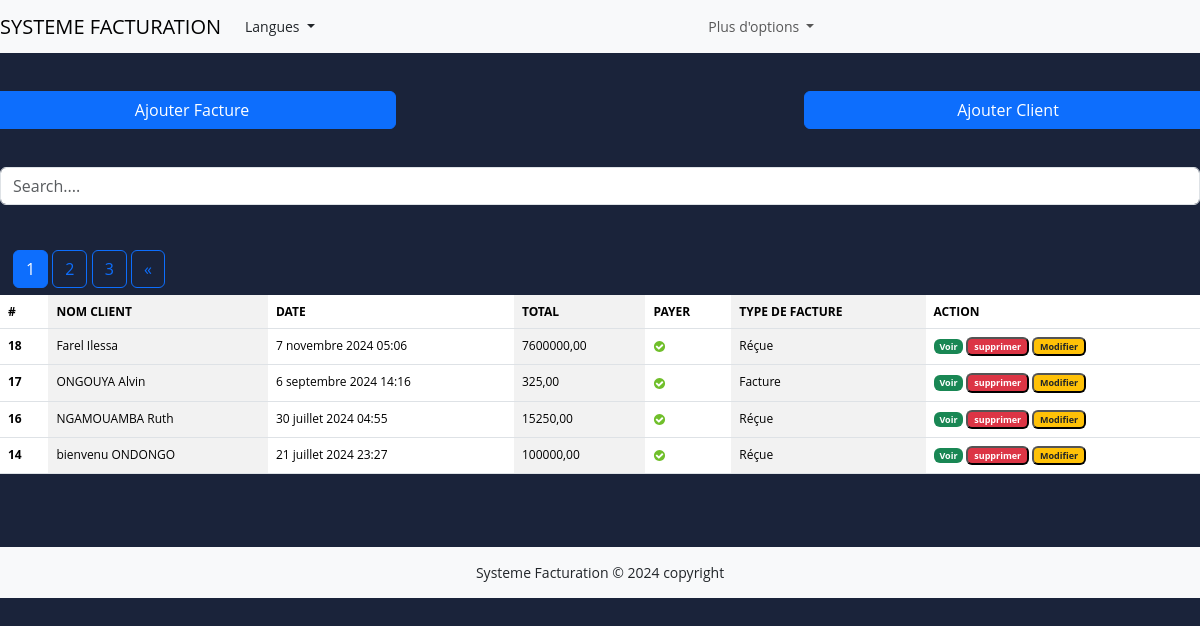
The page / on the database its author committed.
### facture/models.py (models this page shows, shortened)
class facture(models.Model):
    client = models.ForeignKey(client, on_delete=models.PROTECT)
    Administrateur =models.ForeignKey(User, on_delete=models.PROTECT)
    date_creation= models.DateTimeField(auto_now_add=True)
    total = models.DecimalField(max_digits=500,decimal_places=2)
    payer = models.BooleanField(default =False)
    dernière_modification =models.DateTimeField(auto_now_add=True)
    type_facture =models.CharField(max_length=10, choices=type_facture)
    commentaire = models.TextField(null=True, blank=True)
    class Meta:
        verbose_name ="Facture"
        verbose_name_plural ="Factures"
    @property
    def get_total(self):
        articls = self.articles_set.all()
        total = sum(articl.get_total for articl in articls)
        return total

class client(models.Model):
    nom =models.CharField(max_length=100)
    Email = models.EmailField()
    phone = models.CharField(max_length =20)
    quartier = models.CharField(max_length=12)
    enregistré_par =models.ForeignKey(User, on_delete=models.PROTECT)
    sexe = models.CharField(max_length=1,choices=choix)
    age = models.CharField(max_length=10)
    adresse = models.CharField(max_length=30)
    date = models.DateTimeField(auto_now_add=True)
    class Meta:
        verbose_name ="client"
        verbose_name_plural ="clients"

class articles(models.Model):
    facture =models.ForeignKey(facture, on_delete=models.CASCADE)
    nom = models.CharField(max_length=32)
    prix_unitaire =models.DecimalField(max_digits=100000,decimal_places=2)
    quantité = models.IntegerField()
    total = models.DecimalField(max_digits=100000, decimal_places=2)
    class Meta :
        verbose_name = "Article"
        verbose_name_plural ="Articles"
    @property
    def get_total(self):
        total = self.quantité * self.prix_unitaire
        return total

### facture/views.py (the view, shortened to what this page needs)
# urls.py: path("",fac.as_view(), name ="homepage"),
class fac(View):
    template_name ="index.html"
    invoices =facture.objects.select_related('client','Administrateur').all().order_by('-date_creation')
    context ={
        "invoices":invoices
    }
    def get(self,request,*args,**kwargs):
        items = pagination(request,self.invoices)
        self.context['invoices'] = items
        return render(request,self.template_name,self.context)

### facture/utils.py (called while the page is built)
def pagination(request, invoices):
        default_page =1
        page = request.GET.get('page',default_page)
        items_per_page =4
        paginator=Paginator(invoices,items_per_page)
        try:
            element = paginator.page(page)
        except PageNotAnInteger:
            element = paginator.page(default_page)
        except EmptyPage:
            element = paginator.page(paginator.num_pages)
        return element

### facture/templates/index.html (shortened to what this page needs)
{% extends "base.html" %}
{% load static %}
{% block content %}
<br>
<div class="row">
   <a href="{% url 'nouveau_cl'%}" class="btn col-md-4 btn-primary">
      Ajouter Facture
   </a>
   <a href='#' class="col-md-4">
   </a>
   <a href="{% url 'nouveau_fac'%}" class="btn col-md-4 btn-primary">
      Ajouter Client
   </a>
</div>
<br> <br>
<div class="form-group ">
   <input id="search" class="form-control" type="text" placeholder="Search....">
</div>
<br><br>
<div>
   <table class="table table-striped-columns">
      <thead>
         <tr>
            <th scope="col">#</th>
            <th scope="col">NOM CLIENT</th>
            <th scope="col">DATE</th>
            <th scope="col">TOTAL</th>
            <th scope="col">PAYER</th>
            <th scope="col">TYPE DE FACTURE</th>
            <th scope="col">ACTION</th>
         </tr>
      </thead>
      <tbody id="myTable">
         {% if invoices %}
         {% for facture in invoices %}
         <tr>
            <th scope="row">{{ facture.pk }}</th>
            <td>{{facture.client.nom}}</td>
            <td>{{facture.date_creation}}</td>
            <td>{{ facture.get_total }}</td>
            <td>
               {% if facture.payer %}
               <img src="{% static 'facture/images/icon-yes.svg' %}" alt="True">
               {% else %}
               <img src="{% static 'facture/images/icon-no.svg' %}" alt="False">
               {% endif %}
            </td>
            <td>{{facture.get_type_facture_display}}</td>
            <td>
               <a href="{% url 'facture_pdf' pk=facture.pk%}" title="voire client" style="text-decoration: none;" class="badge text-white bg-success">Voir</a>
               <button id="btn-invoice-sup" type="button" data-bs-toggle="modal" data-bs-target="#Supprimer"
                  class="badge text-white bg-danger" title="Supprimer" data-id="{{ facture.pk }}"
                  data-customer="{{facture.client.nom}}">supprimer
               </button>
               <button id="btn-invoice-mod" type="button" data-bs-toggle="modal" title="Modifier" data-bs-target="#Modifier"
                  data-id="{{facture.id}}" data-customer="{{facture.client.nom}}"
                  class="badge text-dark bg-warning"> Modifier
               </button>
            </td>
         </tr>
         {% endfor %}
         {% if invoices.has_other_pages%}
         <div class="btn group" role="group" aria-label="item pagination">
            {% for page_number in invoices.paginator.page_range %}
            {% if invoices.number == page_number %}
            <button class="btn btn-outline-primary active">
               <span> {{page_number}}  </span>
            </button>
            {% else %}
            <a href="?page={{page_number}}" class="btn btn-outline-primary"> {{page_number}} </a>
            {% endif %}
            {% endfor %}
            {%if invoices.has_next%}
            <a href="?page={{invoices.next_page_number}}" class="btn btn-outline-primary">&laquo;</a>
            {%endif%}
         </div>
         {% endif%}
         {% else %}
         <p class="text-center text-white">Pas de Facture Disponible</p>
         {% endif %}
      </tbody>
   </table>
</div>
<br><br>
{% endblock content%}

### facture/templates/base.html (shortened to what this page needs)
<!DOCTYPE html>
{% load static %}
<html lang="en">
<head>
    <link rel="stylesheet" href="{% static 'facture/css/bootstrap.css'%}">
    <link rel="stylesheet" href="{% static 'facture/css/style.css'%}">
</head>
<body>
    <header>
      <nav class="navbar navbar-expand-lg navbar-light bg-light">
        <a class="navbar-brand" href="/">SYSTEME FACTURATION</a>
        <div class="collapse navbar-collapse" id="navbarSupportedContent">
          <ul class="navbar-nav mr-auto">
            <div class="nav-item dropdown">
              <a class="nav-link text-dark dropdown-toggle" href="#" id="navbarDropdown" role="button"
                data-bs-toggle="dropdown" aria-haspopup="true" aria-expanded="false">
                Langues
              </a>
            </div>
          </ul>
        </div>
        <div class="collapse navbar-collapse" id="navbarSupportedContent">
          <ul class="navbar-nav mr-auto">
            <li class="nav-item dropdown">
              <a class="nav-link dropdown-toggle" href="#" role="button" data-bs-toggle="dropdown" aria-expanded="false">
                Plus d'options
              </a>
            </li>
          </ul>
        </div>
      </nav>
    </header>
    <div class="container">
       <div class="wrapper">
        <br>
       </div>
    </div>
    <div class="contenair">
        {% block content %}
    {% endblock content %}
    </div>
    <br>
    <footer class="bg-light text-center text-dark" style="background-color: rgba(0, 0, 0, 0.4);">
      <div class="text text-center p-3">
        Systeme Facturation © 2024 copyright
      </div>
    </footer>
</body>
</html>

### facture/static/facture/css/style.css (style rules this page uses)
body { margin: 0; padding: 0; font: 400 .875rem 'Open Sans', sans-serif; color: #bcd0f7; background: #1A233A; position: relative; height: 100%; }
.table { background: #1a243a; color: #bcd0f7; font-size: .75rem; }

### rows shown on the page
facture: pk "18", client.nom "Farel Ilessa", date_creation "7 novembre 2024 05:06", get_total "7600000,00", payer True (drawn), type_facture "Réçue"
facture: pk "17", client.nom "ONGOUYA Alvin", date_creation "6 septembre 2024 14:16", get_total "325,00", payer True (drawn), type_facture "Facture"
facture: pk "16", client.nom "NGAMOUAMBA Ruth", date_creation "30 juillet 2024 04:55", get_total "15250,00", payer True (drawn), type_facture "Réçue"
facture: pk "14", client.nom "bienvenu ONDONGO", date_creation "21 juillet 2024 23:27", get_total "100000,00", payer True (drawn), type_facture "Réçue"

### other values the page prints
{{ page_number }} "1"
{{ page_number }} "2" "3"
